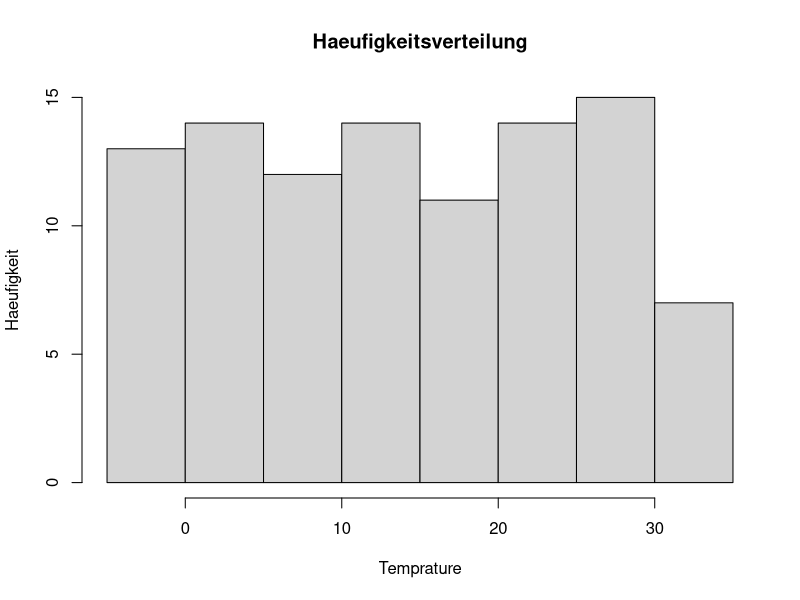

R code for this plot:
# Hausaufgabe 1 (benotet)
# 
# Verwenden sie die beiden nachfolgenden Befehle zur Erzeugung eines Datensatzes,
# dessen Werte Temperaturen dastellenn sollen,
# und erweitern dann das Programm entsprechend den nachfolgenden Anweisungen.
 ta<- rep(seq(-5,35,0.1),50)    
 Temp<- sample(ta,100,replace=TRUE)
 
 # Erweitern sie das Programm, indem sie zus�tzlich die folgende Ma�e f�r den
 # Datensatz Temp bestimmen:
 # - Mittelwert
 mean_Temp <- mean(Temp)

 # - Median
 median_Temp <- median(Temp)

 # - kleinster und gr��ter Wert
 min_Temp <- min(Temp)
 max_Temp <- max(Temp)

 # - Spannweite
 spannweite_Temp <- max_Temp - min_Temp

 # - Standardabweichung
 standardabweichung_Temp <- sd(Temp)

 # - Inter Quartile Range (IQR)
 InterQuartileRange_Temp <- IQR(Temp)

 # - Median Absolute Deviation (MAD)
 MedianAbsoluteDeviation_Temp <- mad(Temp)

 # - die p-Quantile f�r p= 0.01,0.1,0.25,0.5,0.75,0.9,0.99
 quantile_Temp <- quantile(Temp, probs=c(0.01,0.1,0.25,0.5,0.75,0.9,0.99))

 # - die "normale" Schiefe und die Quartil-Schiefe entsprechend den Definitionen
 #   aus der Vorlesung (bitte keine zus�tzlichen Libraries verwenden)
 laenge_Temp <- length(Temp)
 normaleSchiefe_Temp <- ((laenge_Temp / ((laenge_Temp-1) * (laenge_Temp-2))) * ((sum((Temp - mean_Temp)^3)) / standardabweichung_Temp^3))
 quartilSchiefe_Temp <- (((quantile_Temp["75%"] - quantile_Temp["50%"]) - (quantile_Temp["50%"] - quantile_Temp["25%"])) / (quantile_Temp["75%"] - quantile_Temp["25%"]))

 # Geben Sie die Ergebnisse ihrer Berechnungen in �bersichtlicher Weise am 
 # Bildschirm (also in der R-Konsole) aus.
 print(paste("Mittelwert =", mean_Temp))
 print(paste("Median=", median_Temp))
 print(paste("kleinster Wert=", min_Temp))
 print(paste("grosster Wert=", max_Temp))
 print(paste("Spannweite=", spannweite_Temp))
 print(paste("Standardabweichung=", standardabweichung_Temp))
 print(paste("Inter Quartile Range (IQR)=", InterQuartileRange_Temp))
 print(paste("Median Absolute Deviation (MAD)=", MedianAbsoluteDeviation_Temp))
 print(paste("die p-Quantile fuer p= 0.01,0.1,0.25,0.5,0.75,0.9,0.99=", quantile_Temp))
 print(paste("normale Schiefe=", normaleSchiefe_Temp))
 print(paste("Quartil Schiefe=", quartilSchiefe_Temp))
 
 # Erzeugen sie aus dem Programm heraus ein Histogramm mit den absoluten 
 # H�ufigkeiten der Werte des Datensatzes Temp mit einer von ihnen vorgegebenen
 # Klasseneinteilung. Achten Sie dabei auf eine ad�quate Zahl von Klassen, 
 # Abbildungs- und Achsenbeschriftungen und ein ansprechendes Layout mit 
 # aufeinander abgestimmten Schriftg��en. Details zum Layout �ber zus�tzliche 
 # Attribute im hist() Befehl liefert Ihnen der help(hist) Befehl
 hist(Temp, main="Haeufigkeitsverteilung", xlab="Temprature", ylab="Haeufigkeit", breaks=8)
 
 # Speichern Sie das fertige R-Programm unter folgendem Dateinamen
 #
 # Aufgabe_1_Name1_Name2.r
 #
 # Ersetzen sie dabei Name1 und Name2 durch die Nachnamen der jeweiligen
 # Gruppenmitgliieder.
 # Laden Sie diese Datei mit dem R_Programm ins Moodle
 #
 # F�hren Sie das Programm 10 x nacheinander aus und tragen Sie die Werte f�r 
 # Mittelwert, Median, Standardabweichung sowie das 1. und 3. Quartil in eine
 # �bersichtliche Tabelle ein. Benutzen Sie dazu ein Textverarbeitungsprogramm.
 # Erkennen Sie die Auswirkungen des statistischen Zufalls?
 # Beschreiben und interpretieren sie kurz und quantitativ ihre Ergebnisse. 
 # Wie stark variieren die einzelnen Ma�zahlen?
 # Laden sie die Tabelle zusammen mir ihrer textlichen Analyse als pdf-Dokument
 # ebenfalls ins Moodle hoch.
 # Verwenden Sie folgenden Dateiname f�r das pdf-Dokument:
 # Aufgabe_1_Name1_Name2_Tabelle.pdf
 #
 # Letzter Abgabetermin:   4.5.2020 24 Uhr        !!!!
 

